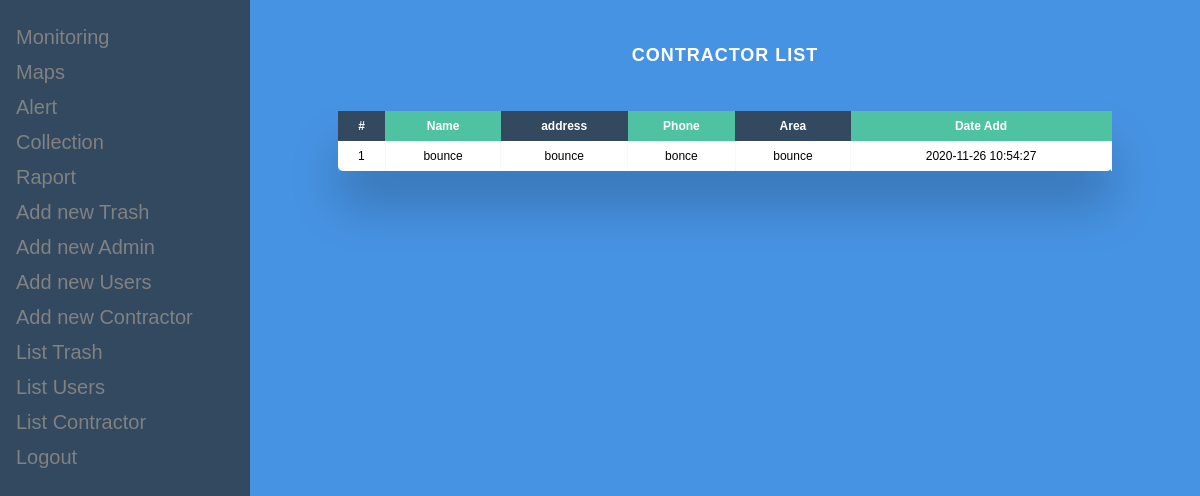
The app's page /listPartner.php, older data.
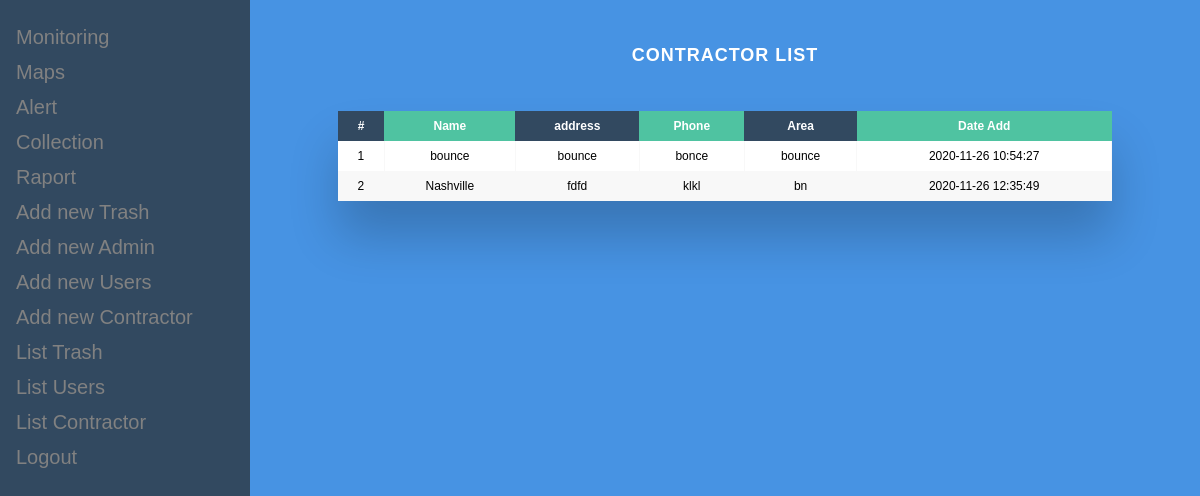
The same page, newer data.
### tables this page shows
CREATE TABLE `partners` (
  `_idPart` int(11) NOT NULL,
  `namePart` varchar(255) NOT NULL,
  `area` varchar(255) NOT NULL,
  `address` varchar(255) NOT NULL,
  `phone` varchar(255) NOT NULL,
  `date_add` datetime NOT NULL DEFAULT current_timestamp()
);

### modals/Fpartner.php (called while the page is built, shortened)
<?php
class Fpartner
{
    static function getAllPartner()
    {
        $con=Database::getConnection();
        $req=$con->prepare('SELECT * FROM partners');
        $req->execute(array());
        return $req->fetchAll();
    }
}

### listPartner.php (the view, shortened to what this page needs)
<!doctype html>
<html lang="en">
<head>
    <link rel="stylesheet" href="style/menu.css">
    <link rel="stylesheet" href="style/lis.css">
</head>
<body>
<?php include_once 'commons/menu.php';?>
<?php include_once 'modals/Fpartner.php';
$contractors=Fpartner::getAllPartner();
?>
<div class="main">
    <h2>Contractor List</h2>
    <div class="table-wrapper">
        <table class="fl-table">
            <thead>
            <tr>
                <th>#</th>
                <th>Name</th>
                <th>address</th>
                <th>Phone</th>
                <th>Area</th>
                <th>Date Add</th>
            </tr>
            </thead>
            <tbody>
            <?php foreach($contractors as $k => $data):?>
                <tr>
                    <td><?=$k+1;?></td>
                    <td><?=$data['namePart'];?></td>
                    <td><?=$data['address'];?></td>
                    <td><?=$data['phone'];?></td>
                    <td><?=$data['area'];?></td>
                    <td><?=$data['date_add'];?></td>
                </tr>
            <?php endforeach;?>
        </table>
    </div>
</div>
</body>
</html>

Row changes from the older to the newer data that the page shows:
added partners: namePart "Nashville", address "fdfd", phone "klkl", area "bn", date_add "2020-11-26 12:35:49"
